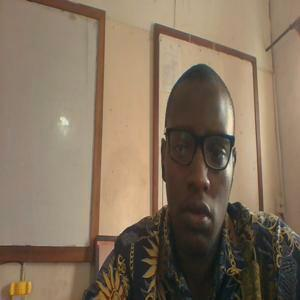
#> input picture NumPy_review/30.10.2025.1.jpg, 300 x 300 px
$ jupyter execute --allow-errors '# CS231n _Numpy .ipynb'   (shell and % lines are left out)
#> lines starting #> are read from the running program, lines starting #| are printed output that depends on the picture
[cell 1]

from math import sqrt
import numpy as np
from numpy.random import default_rng

from PIL import Image
import matplotlib.pyplot as plt

[cell 2]
x = 3
print(x, type(x))

[cell 3]
t, f = True, False
print(type(t))

[cell 4]
print(t and f) # Logical AND;
print(t or f)  # Logical OR;
print(not t)   # Logical NOT;
print(t != f)  # Logical XOR;

[cell 5]
hello = 'hello'   # String literals can use single quotes
world = "world"   # or double quotes; it does not matter

hw12 = f'{hello} {world} {12}'  # string formatting with f-string
print(hw12)

[cell 6]
s = "hello"
print(s.capitalize())  # Capitalize a string
print(s.upper())       # Convert a string to uppercase; prints "HELLO"
print(s.rjust(7))      # Right-justify a string, padding with spaces
print(s.center(7))     # Center a string, padding with spaces
print(s.replace('l', '(ell)'))  # Replace all instances of one substring with another
print('  world '.strip())  # Strip leading and trailing whitespace

[cell 7]
xs = [3, 1, 2]
print(xs, xs[2])
print(xs[-1])

[cell 8]
x = xs.pop()
print(x, xs)

[cell 9]
nums = list(range(5))    # range generates a sequence of integers; list() converts it to a list
print(nums)         # Prints "[0, 1, 2, 3, 4]"
print(nums[2:4])    # Get a slice from index 2 to 4 (exclusive); prints "[2, 3]"
print(nums[2:])     # Get a slice from index 2 to the end; prints "[2, 3, 4]"
print(nums[:2])     # Get a slice from the start to index 2 (exclusive); prints "[0, 1]"
print(nums[:])      # Get a slice of the whole list; prints ["0, 1, 2, 3, 4]"
print(nums[:-1])    # Slice indices can be negative; prints ["0, 1, 2, 3]"
nums[2:4] = [8, 9] # Assign a new sublist to a slice
print(nums)         # Prints "[0, 1, 8, 9, 4]"

[cell 10]
animals = ["cat", "dog", "monkey"]
for animal in animals:
    print(animal)

[cell 11]
animals = ["cat", "dog", "monkey"]
for idx, animal in enumerate(animals):
    print(f"#{idx + 1}: {animal}")

List comprehensions:

[cell 12]
nums = [0, 1, 2, 3, 4]
squares = []
for x in nums:
    squares.append(x ** 2)
print(squares)

[cell 13]
nums = [0, 1, 2, 3, 4]
squares = [x ** 2 for x in nums]
print(squares)

[cell 14]
nums = [0, 1, 2, 3, 4]
even_squares = [x ** 2 for x in nums if x % 2 == 0]
print(even_squares)

A dictionary stores (key, value) pairs, similar to a `Map` in Java or an object in Javascript. You can use it like this:

[cell 15]
pets = {"cat": "cute",
     "dog": "furry"}

print(pets["cat"])
print("cat" in pets)

[cell 16]
pets["goldfish"] = "wet"
print(pets)

[cell 17]
del pets["cat"]
print(pets)

Dictionary comprehensions: These are similar to list comprehensions, but allow you to easily construct dictionaries. For example:

[cell 18]
nums = [0, 1, 2, 3, 4]
even_num_to_square = {x: x ** 2 for x in nums if x % 2 == 0}
print(even_num_to_square)

A set is an unordered collection of distinct elements. As a simple example, consider the following:

[cell 19]
animals = {'cat', 'dog'}
print('cat' in animals)   # Check if an element is in a set; prints "True"
print('fish' in animals)  # prints "False"

[cell 20]
animals.add('fish')
print(len(animals))

Loops: Iterating over a set has the same syntax as iterating over a list; however since sets are unordered, you cannot make assumptions about the order in which you visit the elements of the set:

[cell 21]
animals = {'cat', 'dog', 'fish'}
for idx, animal in enumerate(animals):
    print(f'#{idx + 1}: {animal}')

Set comprehensions: Like lists and dictionaries, we can easily construct sets using set comprehensions:

[cell 22]
print({int(sqrt(x)) for x in range(30)})

A tuple is an (immutable) ordered list of values. A tuple is in many ways similar to a list; one of the most important differences is that tuples can be used as keys in dictionaries and as elements of sets, while lists cannot.

Here is a trivial example:

[cell 23]
plus_one = {(x, x + 1): x for x in range(10)}  # Create a dictionary with tuple keys
tuple = (5, 6)  # Create a tuple

print(plus_one)
print(plus_one[tuple])  # (5, 6): 5
print(plus_one[(7, 8)])

Functions

[cell 24]
def sign(x):
    if (x > 0):
        return "positive"
    elif (x < 0):
        return "negative"
    else:
        return "zero"

for x in [-1, 0, 1]:
    print(sign(x))

[cell 25]
def hello(name, loud=False):
    if loud:
        print(f"Hello, {name.upper()}")
    else:
        print(f"Hello, {name}")

hello("Mikey")
hello("John", loud=True)

Classes

[cell 26]
class Greeter:

    # Constructor
    def __init__(self, name):
        self.name = name    # Create an instance variable

    # Instance method
    def greet(self, loud=False):
        if loud:
            print(f"HELLO, {self.name.upper()}")
        else:
            print(f"Hello, {self.name}!")

g = Greeter("Fred")
g.greet()
g.greet(loud=True)

Arrays

A numpy array is a grid of values, all of the same type, and is indexed by a tuple of nonnegative integers. The number of dimensions is the rank of the array; the shape of an array is a tuple of integers giving the size of the array along each dimension.

We can initialize numpy arrays from nested Python lists, and access elements using square brackets:

[cell 27]
a = np.array([1, 2, 3]) # Create a rank 1 array
print(type(a))
print(a.shape)
print(a[0], a[1], a[2])
a[0] = 5
print(a)

b = np.array([[1, 2, 3],[4, 5, 6]]) # Create a rank 2 array
print(b.shape)
print(b[0, 0], b[0, 1], b[1, 0])

Numpy also provides many functions to create arrays:

[cell 28]
a = np.zeros((2,2))   # Create an array of all zeros
print(a)              # Prints "[[ 0.  0.]
                      #          [ 0.  0.]]"

b = np.ones((1,2))    # Create an array of all ones
print(b)              # Prints "[[ 1.  1.]]"

c = np.full((2,2), 7) # Create a constant array
print(c)

d = np.eye(2)         # Create a 2x2 identity matrix
print(d)

e = np.random.random((2, 2))    # Create an array filled with random values
print(e)

Array indexing

Numpy offers several ways to index into arrays.

Slicing: Similar to Python lists, numpy arrays can be sliced. Since arrays may be multidimensional, you must specify a slice for each dimension of the array:

[cell 29]
a = np.array([[1, 2, 3, 4], [5, 6, 7, 8], [9, 10, 11, 12]])

b = a[:2, 1:3] # 1st 2 rows, index 1 to 3

print(a[0, 1]) # List 1, index 1 --> "2"

# A slice of an array is a view into the same data, so modifying it
# will modify the original array.
b[0,0] = 77    # b[0, 0] is the same piece of data as a[0, 1]

print(a[0, 1]) # "77"

You can also mix integer indexing with slice indexing. However, doing so will yield an array of lower rank than the original array. Note that this is quite different from the way that MATLAB handles array slicing:

[cell 30]
a = np.array([[1,2,3,4], [5,6,7,8], [9,10,11,12]])

# Two ways of accessing the data in the middle row of the array.
# Mixing integer indexing with slices yields an array of lower rank,
# while using only slices yields an array of the same rank as the
# original array:
row_r1 = a[1, :]    # Rank 1 view of the second row of a
row_r2 = a[1:2, :]  # Rank 2 view of the second row of a
print(row_r1, row_r1.shape)  # Prints "[5 6 7 8] (4,)"
print(row_r2, row_r2.shape)  # Prints "[[5 6 7 8]] (1, 4)"
print("\n")

# We can make the same distinction when accessing columns of an array:
col_r1 = a[:, 1]
col_r2 = a[:, 1:2]
print(col_r1, col_r1.shape)  # Prints "[ 2  6 10] (3,)"
print(col_r2, col_r2.shape)  # Prints "[[ 2]
                             #          [ 6]
                             #          [10]] (3, 1)"

Integer array indexing:

When you index into numpy arrays using slicing, the resulting array view will always be a subarray of the original array. In contrast, integer array indexing allows you to construct arbitrary arrays using the data from another array. Here is an example:

[cell 31]
a = np.array([[1,2], [3, 4], [5, 6]])

# An example of integer array indexing.
# The returned array will have shape (3,) and
print(a[[0, 1, 2], [0, 1, 0]])  # Prints "[1 4 5]"

# The above example of integer array indexing is equivalent to this:
print(np.array([a[0, 0], a[1, 1], a[2, 0]]))  # Prints "[1 4 5]"

# When using integer array indexing, you can reuse the same
# element from the source array:
print(a[[0, 0], [1, 1]])  # Prints "[2 2]"

# Equivalent to the previous integer array indexing example
print(np.array([a[0, 1], a[0, 1]]))  # Prints "[2 2]"

One useful trick with integer array indexing is selecting or mutating one element from each row of a matrix:

[cell 32]
# Create a new array from which we will select elements
a = np.array([[1,2,3], [4,5,6], [7,8,9], [10, 11, 12]])

print(a)  # prints "array([[ 1,  2,  3],
          #                [ 4,  5,  6],
          #                [ 7,  8,  9],
          #                [10, 11, 12]])"
print("\n")

# Create an array of indices
b = np.array([0, 2, 0, 1])

# Select one element from each row of a using the indices in b
print(a[np.arange(4), b])  # Prints "[ 1  6  7 11]"
print("\n")

# Mutate one element from each row of a using the indices in b
a[np.arange(4), b] += 10

print(a)  # prints "array([[11,  2,  3],
          #                [ 4,  5, 16],
          #                [17,  8,  9],
          #                [10, 21, 12]])

Boolean array indexing:

Boolean array indexing lets you pick out arbitrary elements of an array. Frequently this type of indexing is used to select the elements of an array that satisfy some condition. Here is an example:

[cell 33]
a = np.array([[1,2], [3, 4], [5, 6]])

bool_idx = (a > 2)   # Find the elements of a that are bigger than 2;
                     # this returns a numpy array of Booleans of the same
                     # shape as a, where each slot of bool_idx tells
                     # whether that element of a is > 2.

print(bool_idx)      # Prints "[[False False]
                     #          [ True  True]
                     #          [ True  True]]"
print("\n")

# We use boolean array indexing to construct a rank 1 array
# consisting of the elements of a corresponding to the True values
# of bool_idx
print(a[bool_idx])  # Prints "[3 4 5 6]"

# We can do all of the above in a single concise statement:
print(a[a > 2])     # Prints "[3 4 5 6]"

Datatypes

Every numpy array is a grid of elements of the same type. Numpy provides a large set of numeric datatypes that you can use to construct arrays. Numpy tries to guess a datatype when you create an array, but functions that construct arrays usually also include an optional argument to explicitly specify the datatype. Here is an example:

[cell 34]
x = np.array([1, 2])   # Let numpy choose the datatype
print(x.dtype)         # Prints "int64"

x = np.array([1.0, 2.0])   # Let numpy choose the datatype
print(x.dtype)             # Prints "float64"

x = np.array([1, 2], dtype=np.int64)   # Force a particular datatype
print(x.dtype)                         # Prints "int64"

Array math

Basic mathematical functions operate elementwise on arrays, and are available both as operator overloads and as functions in the numpy module:

[cell 35]
x = np.array([[1,2],[3,4]], dtype=np.float64)
y = np.array([[5,6],[7,8]], dtype=np.float64)

# Elementwise sum; both produce the array
# [[ 6.0  8.0]
#  [10.0 12.0]]
print(x + y)
print(np.add(x, y))
print("\n")

# Elementwise difference; both produce the array
# [[-4.0 -4.0]
#  [-4.0 -4.0]]
print(x - y)
print(np.subtract(x, y))
print("\n")

# Elementwise product; both produce the array
# [[ 5.0 12.0]
#  [21.0 32.0]]
print(x * y)
print(np.multiply(x, y))
print("\n")

# Elementwise division; both produce the array
# [[ 0.2         0.33333333]
#  [ 0.42857143  0.5       ]]
print(x / y)
print(np.divide(x, y))
print("\n")

# Elementwise square root; produces the array
# [[ 1.          1.41421356]
#  [ 1.73205081  2.        ]]
print(np.sqrt(x))

Note that unlike MATLAB, * is elementwise multiplication, not matrix multiplication.

We instead use the dot function to compute inner products of vectors, to multiply a vector by a matrix, and to multiply matrices. dot is available both as a function in the numpy module and as an instance method of array objects:

[cell 36]
x = np.array([[1,2],[3,4]])
y = np.array([[5,6],[7,8]])

v = np.array([9,10])
w = np.array([11, 12])

# Inner product of vectors; both produce 219
print(v.dot(w))
print(np.dot(v, w))
print("\n")

# Matrix / vector product; both produce the rank 1 array [29 67]
print(x.dot(v))
print(np.dot(x, v))
print("\n")

# Matrix / matrix product; both produce the rank 2 array
# [[19 22]
#  [43 50]]
print(x.dot(y))
print(np.dot(x, y))

[cell 37]
x = np.array([[1,2],[3,4]])

print(np.sum(x))  # Compute sum of all elements; prints "10"
print(np.sum(x, axis=0))  # Compute sum of each column; prints "[4 6]"
print(np.sum(x, axis=1))  # Compute sum of each row; prints "[3 7]"

Apart from computing mathematical functions using arrays, we frequently need to reshape or otherwise manipulate data in arrays.

The simplest example of this type of operation is transposing a matrix; to transpose a matrix, simply use the T attribute of an array object:

[cell 38]
x = np.array([[1,2], [3,4]])
print(x)    # Prints "[[1 2]
            #          [3 4]]"
print("\n")

print(x.T)  # Prints "[[1 3]
            #          [2 4]]"
print("\n")

# Note that taking the transpose of a rank 1 array does nothing:
v = np.array([1,2,3])
print(v)    # Prints "[1 2 3]"
print(v.T)  # Prints "[1 2 3]"

**Broadcasting**

Broadcasting is a powerful mechanism that allows numpy to work with arrays of different shapes when performing arithmetic operations. Frequently we have a smaller array and a larger array, and we want to use the smaller array multiple times to perform some operation on the larger array.

For example, suppose that we want to add a constant vector to each row of a matrix. We could do it like this:

[cell 39]
# We will add the vector v to each row of the matrix x,
# storing the result in the matrix y
x = np.array([[1,2,3], [4,5,6], [7,8,9], [10, 11, 12]])
v = np.array([1, 0, 1])
y = np.empty_like(x)   # Create an empty matrix with the same shape as x

print(y)
print("\n")

# Add the vector v to each row of the matrix x with an explicit loop
for i in range(4):
    y[i, :] = x[i, :] + v

# Now y is the following
# [[ 2  2  4]
#  [ 5  5  7]
#  [ 8  8 10]
#  [11 11 13]]
print(y)

This works; however when the matrix x is very large, computing an explicit loop in Python could be slow.

Note that adding the vector v to each row of the matrix x is equivalent to forming a matrix vv by stacking multiple copies of v vertically, then performing elementwise summation of x and vv. We could implement this approach like this:

[cell 40]
# We will add the vector v to each row of the matrix x,
# storing the result in the matrix y
x = np.array([[1,2,3], [4,5,6], [7,8,9], [10, 11, 12]])
v = np.array([1, 0, 1])
vv = np.tile(v, (4, 1))   # Stack 4 copies of v on top of each other
print(vv)                 # Prints "[[1 0 1]
                          #          [1 0 1]
                          #          [1 0 1]
                          #          [1 0 1]]"
print("\n")

y = x + vv  # Add x and vv elementwise
print(y)  # Prints "[[ 2  2  4
          #          [ 5  5  7]
          #          [ 8  8 10]
          #          [11 11 13]]"

Numpy broadcasting allows us to perform this computation without actually creating multiple copies of v. Consider this version, using broadcasting:

[cell 41]
# We will add the vector v to each row of the matrix x,
# storing the result in the matrix y
x = np.array([[1,2,3], [4,5,6], [7,8,9], [10, 11, 12]])
v = np.array([1, 0, 1])
y = x + v  # Add v to each row of x using broadcasting
print(y)  # Prints "[[ 2  2  4]
          #          [ 5  5  7]
          #          [ 8  8 10]
          #          [11 11 13]]"

The line y = x + v works even though x has shape (4, 3) and v has shape (3,) due to broadcasting; this line works as if v actually had shape (4, 3), where each row was a copy of v, and the sum was performed elementwise.

Functions that support broadcasting are known as universal functions. You can find the list of all universal functions in the documentation.

___
Here are some applications of broadcasting:

[cell 42]
# Compute outer product of vectors
v = np.array([1,2,3])  # v has shape (3,)
w = np.array([4,5])    # w has shape (2,)
# To compute an outer product, we first reshape v to be a column
# vector of shape (3, 1); we can then broadcast it against w to yield
# an output of shape (3, 2), which is the outer product of v and w:
# [[ 4  5]
#  [ 8 10]
#  [12 15]]
print(np.reshape(v, (3, 1)) * w)
print("\n")

# Add a vector to each row of a matrix
x = np.array([[1,2,3], [4,5,6]])
# x has shape (2, 3) and v has shape (3,) so they broadcast to (2, 3),
# giving the following matrix:
# [[2 4 6]
#  [5 7 9]]
print(x + v)
print("\n")

# Add a vector to each column of a matrix
# x has shape (2, 3) and w has shape (2,).
# If we transpose x then it has shape (3, 2) and can be broadcast
# against w to yield a result of shape (3, 2); transposing this result
# yields the final result of shape (2, 3) which is the matrix x with
# the vector w added to each column. Gives the following matrix:
# [[ 5  6  7]
#  [ 9 10 11]]
print((x.T + w).T)
print("\n")
# Another solution is to reshape w to be a column vector of shape (2, 1);
# we can then broadcast it directly against x to produce the same
# output.
print(x + np.reshape(w, (2, 1)))
print("\n")

# Multiply a matrix by a constant:
# x has shape (2, 3). Numpy treats scalars as arrays of shape ();
# these can be broadcast together to shape (2, 3), producing the
# following array:
# [[ 2  4  6]
#  [ 8 10 12]]
print(x * 2)

**Image operations**

SciPy provides some basic functions to work with images. For example, it has functions to read images from disk into numpy arrays, to write numpy arrays to disk as images, and to resize images. Here is a simple example that showcases these functions:

[cell 43]
# Read a JPEG image into a NumPy array
img = np.array(Image.open('30.10.2025.1.jpg'))
#> img is the input picture: shape (300, 300, 3); mean R, G, B 132.1, 114.5, 94.8

print(img.dtype, img.shape)  # e.g. uint8 (400, 248, 3)
#| uint8 (300, 300, 3)

# Tint the image by scaling each color channel
# Red stays unchanged, green is multiplied by 0.95,
# and blue is multiplied by 0.9.

img_tinted = img * [1, 0.95, 0.9]

# Convert back to uint8 before saving
img_tinted = np.clip(img_tinted, 0, 255).astype(np.uint8)

# Resize the tinted image to 300 by 300 pixels
img_tinted = np.array(
    Image.fromarray(img_tinted).resize((300, 300))
)

# Write the tinted image back to disk
Image.fromarray(img_tinted).save('30.10.2025.1.jpg')

Plotting

[cell 44]
x = np.arange(0, 3* np.pi, 0.1)

# Compute the x and y coordinates for points on sine and cosine curves
x = np.arange(0, 3 * np.pi, 0.1)
y_sin = np.sin(x)
y_cos = np.cos(x)

# Plot the points using matplotlib
plt.plot(x, y_sin)
plt.plot(x, y_cos)
plt.xlabel('x axis label')
plt.ylabel('y axis label')
plt.title('Sine and Cosine')
plt.legend(['Sine', 'Cosine'])
plt.show()
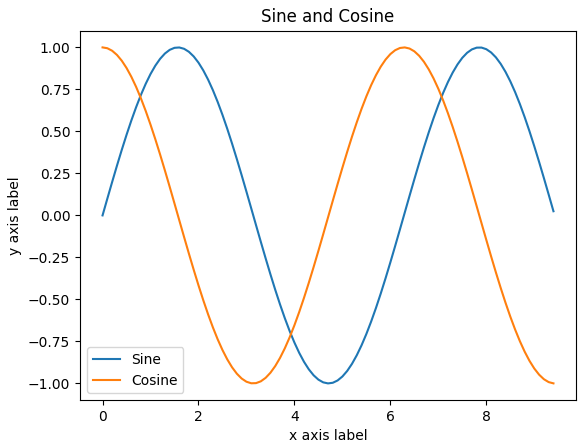
#> figure drawn by matplotlib, 1 panel; curve peaks at x = 1.6, y = 1; curve peaks at x = 0, y = 1
